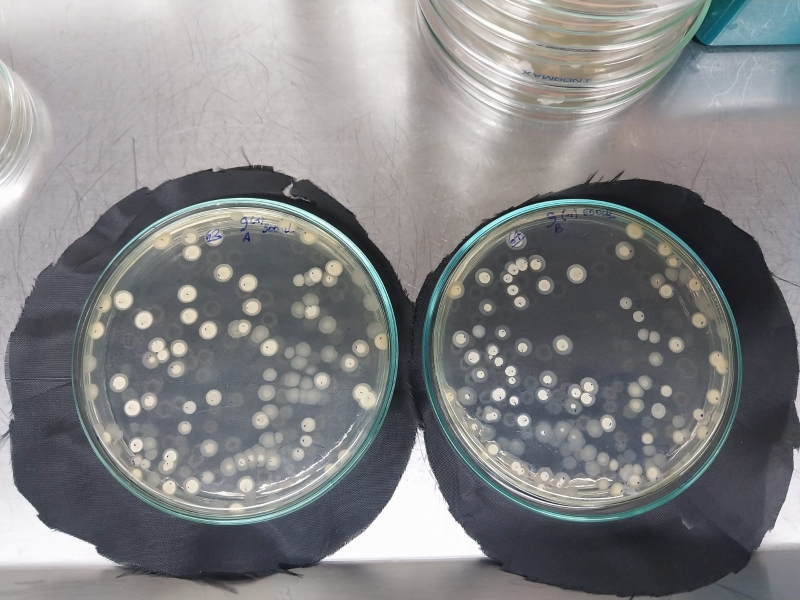
#> input picture images/placas/actinomicetos_1.jpeg, 1600 x 1200 px (shown at 1/2 size); its folder holds only this picture in this run
$ python embed_panels.py
#> lines starting #> are read from the running program, lines starting #| are printed output that depends on the picture; after the words box and inside, x2 and y2 are one past the last pixel; in counts of white or black regions, pixels touching at a corner belong together
"""
Genera paneles 3-columna por placa (Original | CLAHE | Segmentacion)
y los embebe como outputs en cellsam_actinomicetos_clean.ipynb.
La columna de segmentacion usa los PNGs ya generados en results/colonies/.
"""
import json
import base64
import io
import numpy as np
import cv2
import matplotlib
matplotlib.use('Agg')
import matplotlib.pyplot as plt
from pathlib import Path

IMAGES_DIR = Path(r'c:\Users\Sol\cellsam_project\cellsam\images\placas')
RESULTS_DIR = Path(r'c:\Users\Sol\cellsam_project\cellsam\results\colonies')
NB_PATH = Path(r'c:\Users\Sol\cellsam_project\cellsam\notebooks\cellsam_actinomicetos_clean.ipynb')

GT = {
    'actinomicetos_1': (63, 64), 'actinomicetos_2': (63, 64),
    'actinomicetos_3': (57, 60), 'actinomicetos_4': (42, 68),
    'actinomicetos_5': (30, 25), 'actinomicetos_6': (49, 62),
    'actinomicetos_7': (68, 67), 'actinomicetos_8': (24, 13),
}

CELLSAM_COUNTS = {
    'actinomicetos_1': (66, 68), 'actinomicetos_2': (66, 68),
    'actinomicetos_3': (64, 62), 'actinomicetos_4': (43, 66),
    'actinomicetos_5': (17, 35), 'actinomicetos_6': (49, 37),
    'actinomicetos_7': (54, 72), 'actinomicetos_8': (25, 12),
}
SEG_DIR = Path(r'c:\Users\Sol\cellsam_project\cellsam\results\colonias\experimentos\07_scout_adaptivo')


def detect_plates(img_bgr):
    h, w = img_bgr.shape[:2]
    portrait = h > w
    plates = []
    for i in range(2):
        if portrait:
            y0, y1 = i * h // 2, (i + 1) * h // 2
            half = img_bgr[y0:y1, :]
            ox, oy = 0, y0
        else:
            x0, x1 = i * w // 2, (i + 1) * w // 2
            half = img_bgr[:, x0:x1]
            ox, oy = x0, 0
        hh, hw = half.shape[:2]
        gray = cv2.cvtColor(half, cv2.COLOR_BGR2GRAY)
        blurred = cv2.GaussianBlur(gray, (21, 21), 0)
        circles = cv2.HoughCircles(
            blurred, cv2.HOUGH_GRADIENT, dp=1.2,
            minDist=max(hh, hw), param1=60, param2=25,
            minRadius=int(min(hh, hw) * 0.30),
            maxRadius=int(min(hh, hw) * 0.52),
        )
        if circles is not None:
            best = np.round(circles[0][0]).astype(int)
            cx, cy, r = int(best[0]) + ox, int(best[1]) + oy, int(best[2])
        else:
            cx, cy, r = hw // 2 + ox, hh // 2 + oy, int(min(hh, hw) * 0.43)
        plates.append((cx, cy, r))
    return plates


def crop_plate(img_bgr, cx, cy, r, shrink=1.0):
    r_use = int(r * shrink)
    x1 = max(0, cx - r_use)
    y1 = max(0, cy - r_use)
    x2 = min(img_bgr.shape[1], cx + r_use)
    y2 = min(img_bgr.shape[0], cy + r_use)
    crop = img_bgr[y1:y2, x1:x2].copy()
    hc, wc = crop.shape[:2]
    mask = np.zeros((hc, wc), dtype=np.uint8)
    cv2.circle(mask, (cx - x1, cy - y1), r_use, 255, -1)
    crop[mask == 0] = 0
    return crop, mask


def apply_clahe(crop_bgr, plate_mask):
    lab = cv2.cvtColor(crop_bgr, cv2.COLOR_BGR2LAB)
    clahe = cv2.createCLAHE(clipLimit=2.0, tileGridSize=(8, 8))
    lab[:, :, 0] = clahe.apply(lab[:, :, 0])
    enhanced = cv2.cvtColor(lab, cv2.COLOR_LAB2BGR)
    enhanced[plate_mask == 0] = 0
    return cv2.cvtColor(enhanced, cv2.COLOR_BGR2RGB)


def extract_seg_from_postprocess(png_path, plate_idx):
    """
    04_postprocess_on: subplots(2,2), col derecha = segmentacion.
    Detecta el contenido oscuro (fondo negro de placa) para recortar
    exactamente cada placa sin incluir titulos ni separadores.
    """
    img = cv2.imread(str(png_path))
    if img is None:
        return None
    h, w = img.shape[:2]
    right_gray = cv2.cvtColor(img[:, w // 2:], cv2.COLOR_BGR2GRAY)
    dark_rows  = np.where(right_gray.min(axis=1) < 30)[0]
    if len(dark_rows) == 0:
        y0 = 0 if plate_idx == 0 else h // 2
        y1 = h // 2 if plate_idx == 0 else h
        return cv2.cvtColor(img[y0:y1, w // 2:w], cv2.COLOR_BGR2RGB)
    # Encuentra el gap entre placa A y placa B (salto > 10 filas)
    gaps = np.where(np.diff(dark_rows) > 10)[0]
    if len(gaps) >= 1:
        split_y = dark_rows[gaps[-1]]   # fin del bloque A
        next_y  = dark_rows[gaps[-1]+1] # inicio del bloque B
    else:
        split_y = h // 2
        next_y  = h // 2
    if plate_idx == 0:
        y0 = int(dark_rows[0])
        y1 = int(split_y) + 1
    else:
        y0 = int(next_y)
        y1 = int(dark_rows[-1]) + 1
    return cv2.cvtColor(img[y0:y1, w // 2:w], cv2.COLOR_BGR2RGB)


def fig_to_b64(fig, dpi=110):
    buf = io.BytesIO()
    fig.savefig(buf, format='png', dpi=dpi, bbox_inches='tight')
    buf.seek(0)
    return base64.b64encode(buf.read()).decode('utf-8')


def make_output(b64_str):
    return {
        "output_type": "display_data",
        "metadata": {},
        "data": {
            "image/png": b64_str,
            "text/plain": ["<Figure>"]
        }
    }


# --- Generar paneles y recopilar outputs por imagen ---
panel_outputs = {}  # stem -> list of outputs (one figure per imagen)

for img_path in sorted(IMAGES_DIR.glob('actinomicetos_*.jpeg')):
    stem = img_path.stem
    print(f'Generando paneles para {stem}...')

    img = cv2.imread(str(img_path))
#> img is the input picture: shape (1200, 1600, 3); mean B, G, R 132.2, 131.1, 130.6
    plates = detect_plates(img)
#> the loop in detect_plates, `for i in range(2):` made 2 passes
#> (circles, best, cx, cy, r) on pass 2: ([[349.8, 714.6, 317.5]], [350, 715, 318], 1150, 715, 318)
#> pass 1, in detect_plates, `blurred = cv2.GaussianBlur(gray, (21, 21), 0)`:
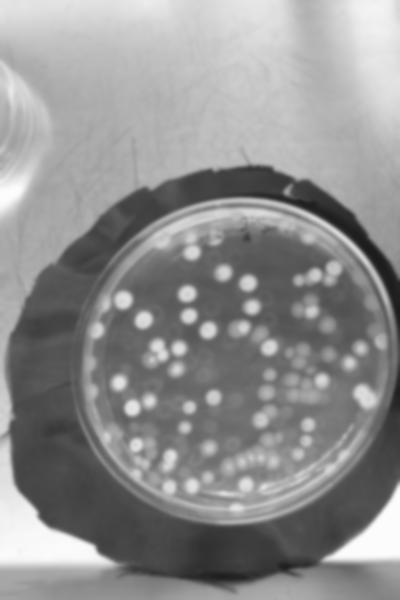
#> blurred: shape (1200, 800) (shown at 1/2 size); min 27, max 253, mean 143.6
#> after the loop in detect_plates, `for i in range(2):`:
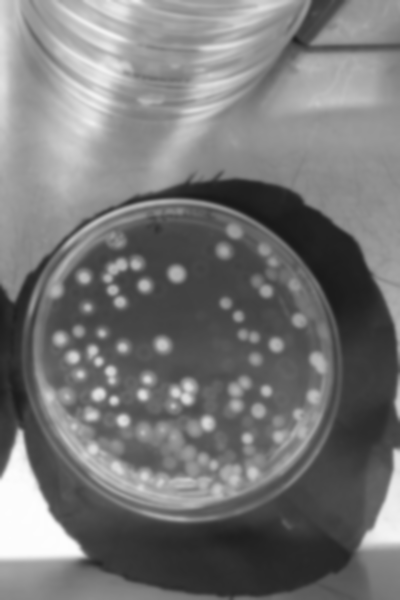
#> blurred: shape (1200, 800) (shown at 1/2 size); min 24, max 253, mean 118.4
#> after the loop in detect_plates, `for i in range(2):`:
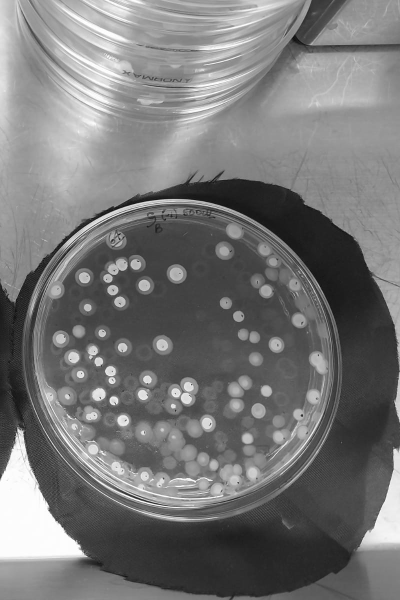
#> gray: shape (1200, 800) (shown at 1/2 size); min 1, max 255, mean 118.4
#> after the loop in detect_plates, `for i in range(2):`: plates = [(483, 713, 319), (1150, 715, 318)]
#> plates = [(483, 713, 319), (1150, 715, 318)]
    counts = CELLSAM_COUNTS.get(stem, (None, None))
    gt_vals = GT.get(stem, (None, None))

    seg_png = SEG_DIR / f'{stem}_count.png'

    fig, axes = plt.subplots(2, 3, figsize=(15, 10))
    fig.suptitle(stem.replace('actinomicetos_', 'Actinomicetos '),
                 fontsize=15, fontweight='bold', y=1.01)

    for col, title in enumerate(['Original', 'Contraste (CLAHE)', 'Segmentacion CellSAM']):
        axes[0, col].set_title(title, fontsize=12, fontweight='bold', pad=10)

    for row, (cx, cy, r) in enumerate(plates):
        placa_id = 'AB'[row]
#> placa_id = 'A'
        gt_v = gt_vals[row] if gt_vals else None
#> gt_v = 63
        cs_v = counts[row] if counts else None
#> cs_v = 66

        crop, pmask = crop_plate(img, cx, cy, r, shrink=1.0)
#> in crop_plate, `r_use = int(r * shrink)`: r_use = 319
#> in crop_plate, `x1 = max(0, cx - r_use)`: x1 = 164
#> in crop_plate, `y1 = max(0, cy - r_use)`: y1 = 394
#> in crop_plate, `x2 = min(img_bgr.shape[1], cx + r_use)`: x2 = 802
#> in crop_plate, `y2 = min(img_bgr.shape[0], cy + r_use)`: y2 = 1032
#> in crop_plate, `cv2.circle(mask, (cx - x1, cy - y1), r_use, 255, -1)`:
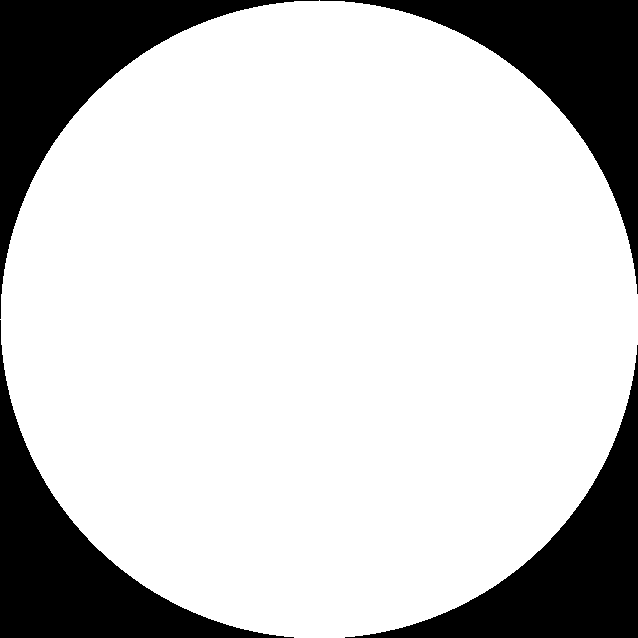
#> mask: shape (638, 638); 78.5% white; 4 black regions, box (x1, y1, x2, y2) and area: (0, 0, 319, 319) 22164, (320, 0, 638, 294) 21845, (0, 320, 294, 638) 21845, (345, 345, 638, 638) 21527
#> in crop_plate, `crop[mask == 0] = 0`:
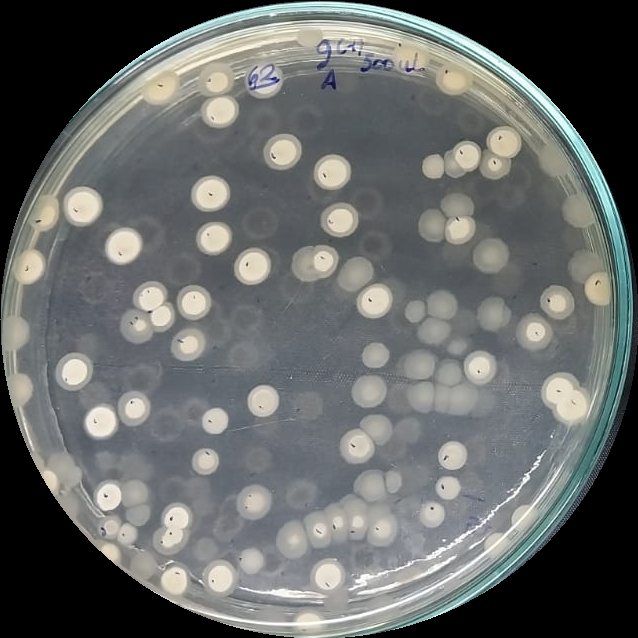
#> crop: shape (638, 638, 3); mean B, G, R 103.4, 104.6, 101.8
        original_rgb = cv2.cvtColor(crop, cv2.COLOR_BGR2RGB)
        original_rgb[pmask == 0] = 0
        clahe_rgb = apply_clahe(crop, pmask)
#> in apply_clahe, `enhanced = cv2.cvtColor(lab, cv2.COLOR_LAB2BGR)`:
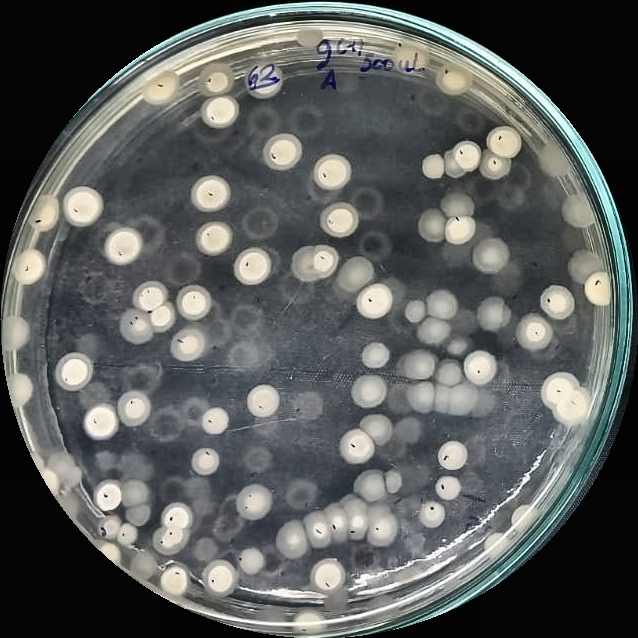
#> enhanced: shape (638, 638, 3); mean B, G, R 91.4, 92.8, 90

        axes[row, 0].imshow(original_rgb)
        axes[row, 1].imshow(clahe_rgb)

        seg_img = extract_seg_from_postprocess(seg_png, row)
        if seg_img is not None:
            axes[row, 2].imshow(seg_img)
        else:
            axes[row, 2].text(0.5, 0.5, 'No disponible',
                              ha='center', va='center', transform=axes[row, 2].transAxes)

        axes[row, 0].set_ylabel(f'Placa {placa_id}', fontsize=12,
                                fontweight='bold', labelpad=10)

        gt_str = f'GT = {gt_v}' if gt_v is not None else ''
#> gt_str = 'GT = 63'
        cs_str = f'CellSAM = {cs_v}' if cs_v is not None else ''
#> cs_str = 'CellSAM = 66'
        axes[row, 2].set_xlabel(f'{cs_str}    {gt_str}', fontsize=10, labelpad=6)

        for ax in axes[row]:
            ax.set_xticks([])
            ax.set_yticks([])
#> this loop made 3 passes

    plt.tight_layout()
    b64 = fig_to_b64(fig, dpi=110)
#> in fig_to_b64, `fig.savefig(buf, format='png', dpi=dpi, bbox_inches='tight')`:
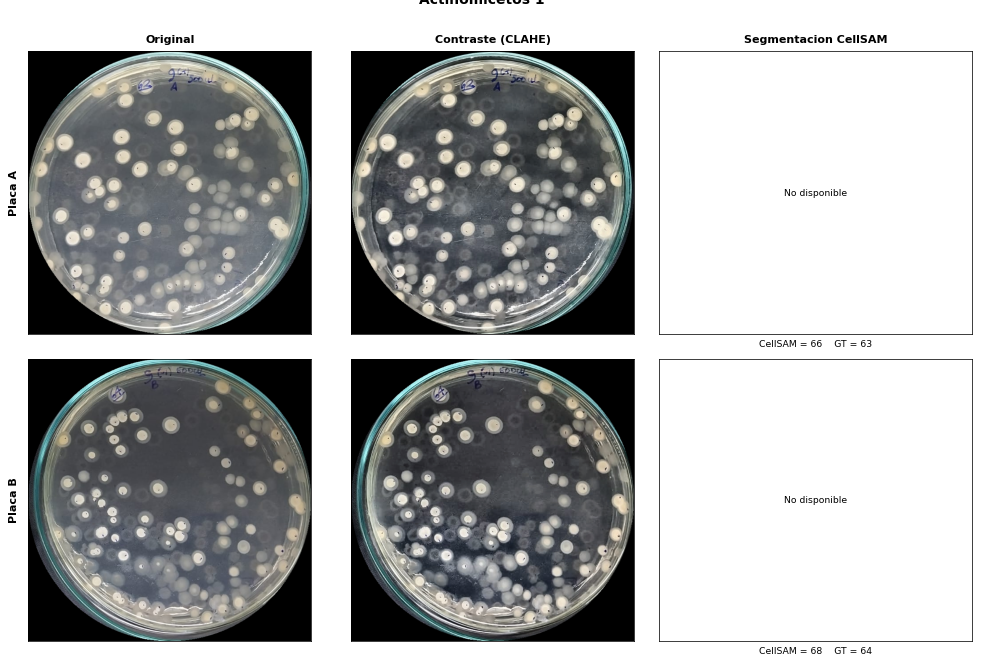
#> figure drawn by matplotlib, 4 panels
    plt.close(fig)

    panel_outputs[stem] = [make_output(b64)]
    print(f'  OK ({len(b64) // 1024} KB)')

# --- Embeberlos en el notebook ---
#> (the run stopped early here; a loop or call above may not have finished)

$ run again, on images/placas/actinomicetos_5.jpeg
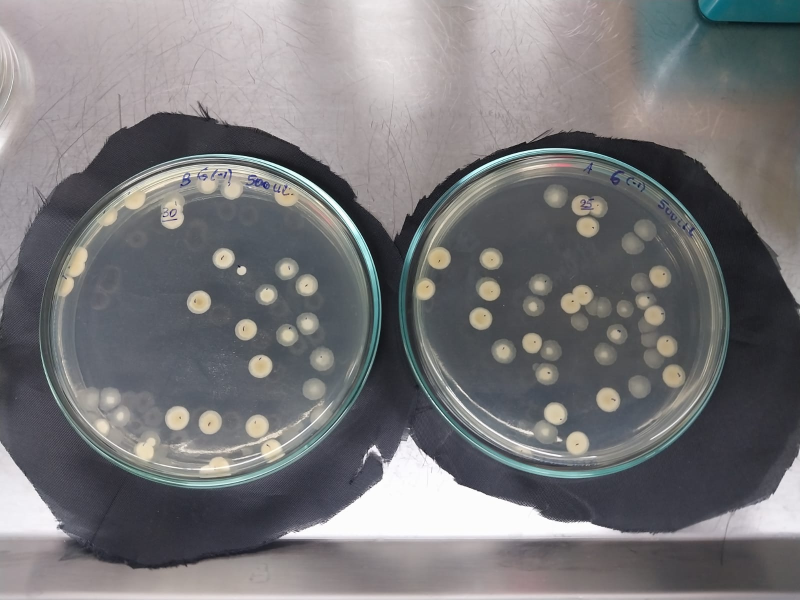
#> input picture images/placas/actinomicetos_5.jpeg, 1600 x 1200 px (shown at 1/2 size)
#> img is the input picture: shape (1200, 1600, 3); mean B, G, R 121, 119, 119.9
#> the loop in detect_plates, `for i in range(2):` made 2 passes
#> (circles, best, cx, cy, r) on pass 2: ([[345, 642.6, 313.6]], [345, 643, 314], 1145, 643, 314)
#> after the loop in detect_plates, `for i in range(2):`:
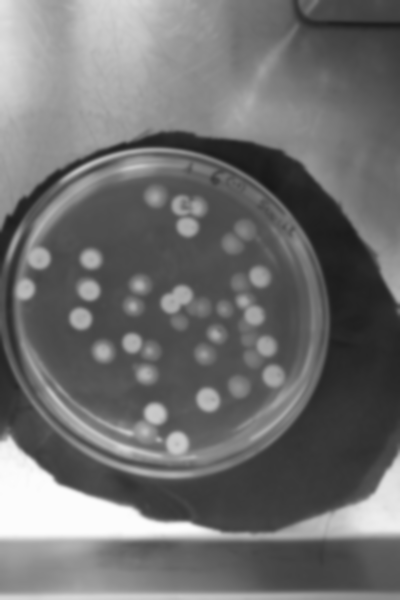
#> blurred: shape (1200, 800) (shown at 1/2 size); min 23, max 252, mean 111.4
#> after the loop in detect_plates, `for i in range(2):`: plates = [(431, 645, 318), (1145, 643, 314)]
#> placa_id = 'A'
#> gt_v = 30
#> cs_v = 17
#> r_use = 318
#> in crop_plate, `x1 = max(0, cx - r_use)`: x1 = 113
#> y1 = 327
#> x2 = 749
#> y2 = 963
#> mask: shape (636, 636); 78.5% white; 4 black regions, box (x1, y1, x2, y2) and area: (0, 0, 318, 318) 22030, (319, 0, 636, 293) 21712, (0, 319, 293, 636) 21712, (344, 344, 636, 636) 21395
#> gt_str = 'GT = 30'
#> cs_str = 'CellSAM = 17'
#> the loop `for ax in axes[row]:` made 3 passes
#> in fig_to_b64, `fig.savefig(buf, format='png', dpi=dpi, bbox_inches='tight')`:
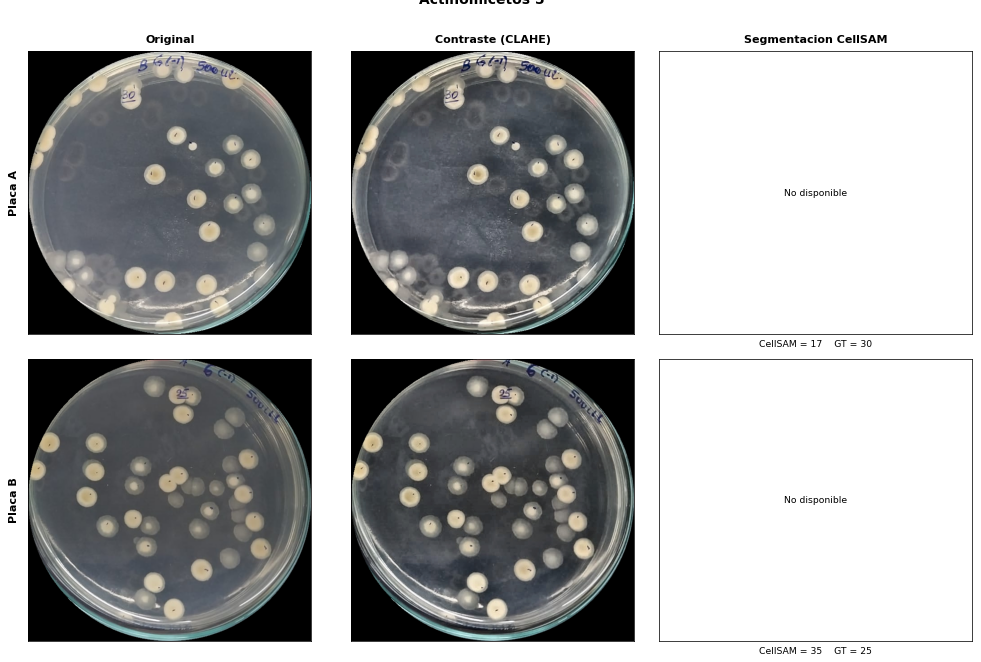
#> figure drawn by matplotlib, 4 panels

$ run again, on images/placas/actinomicetos_6.jpeg
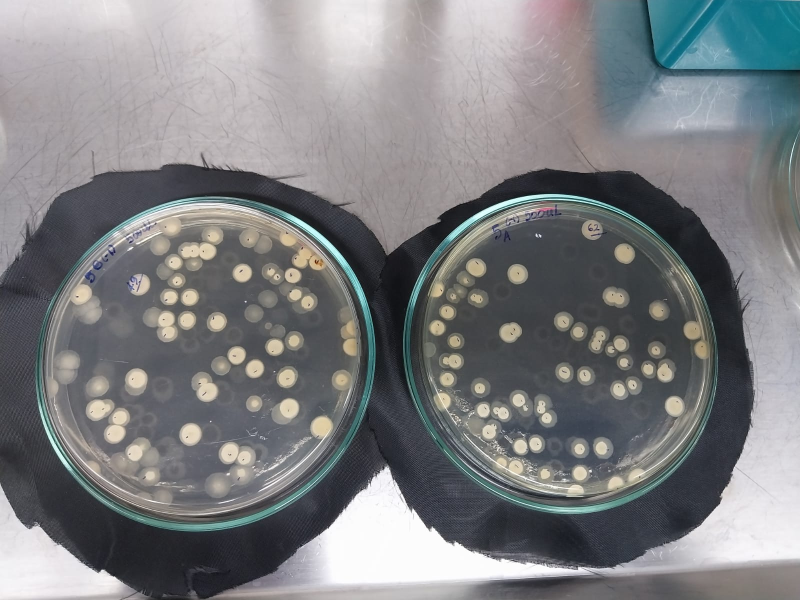
#> input picture images/placas/actinomicetos_6.jpeg, 1600 x 1200 px (shown at 1/2 size)
#> img is the input picture: shape (1200, 1600, 3); mean B, G, R 129.3, 126.9, 125.2
#> the loop in detect_plates, `for i in range(2):` made 2 passes
#> (circles, best, cx, cy, r) on pass 2: ([[341.4, 731.4, 295]], [341, 731, 295], 1141, 731, 295)
#> after the loop in detect_plates, `for i in range(2):`:
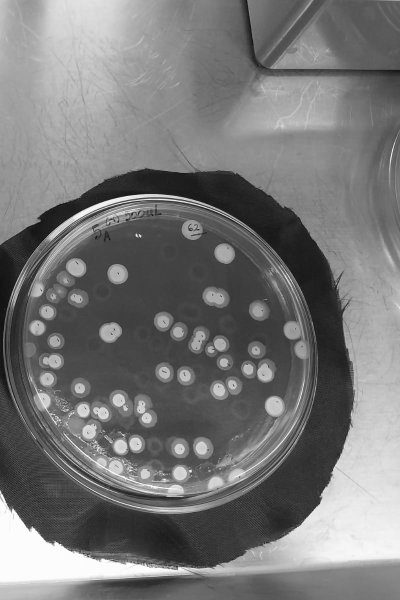
#> gray: shape (1200, 800) (shown at 1/2 size); min 0, max 255, mean 119.2
#> after the loop in detect_plates, `for i in range(2):`: plates = [(387, 741, 321), (1141, 731, 295)]
#> placa_id = 'A'
#> gt_v = 49
#> r_use = 321
#> in crop_plate, `x1 = max(0, cx - r_use)`: x1 = 66
#> y1 = 420
#> x2 = 708
#> y2 = 1062
#> mask: shape (642, 642); 78.5% white; 4 black regions, box (x1, y1, x2, y2) and area: (0, 0, 321, 321) 22453, (322, 0, 642, 296) 22132, (0, 322, 296, 642) 22132, (347, 347, 642, 642) 21812
#> gt_str = 'GT = 49'
#> cs_str = 'CellSAM = 49'
#> the loop `for ax in axes[row]:` made 3 passes
#> in fig_to_b64, `fig.savefig(buf, format='png', dpi=dpi, bbox_inches='tight')`:
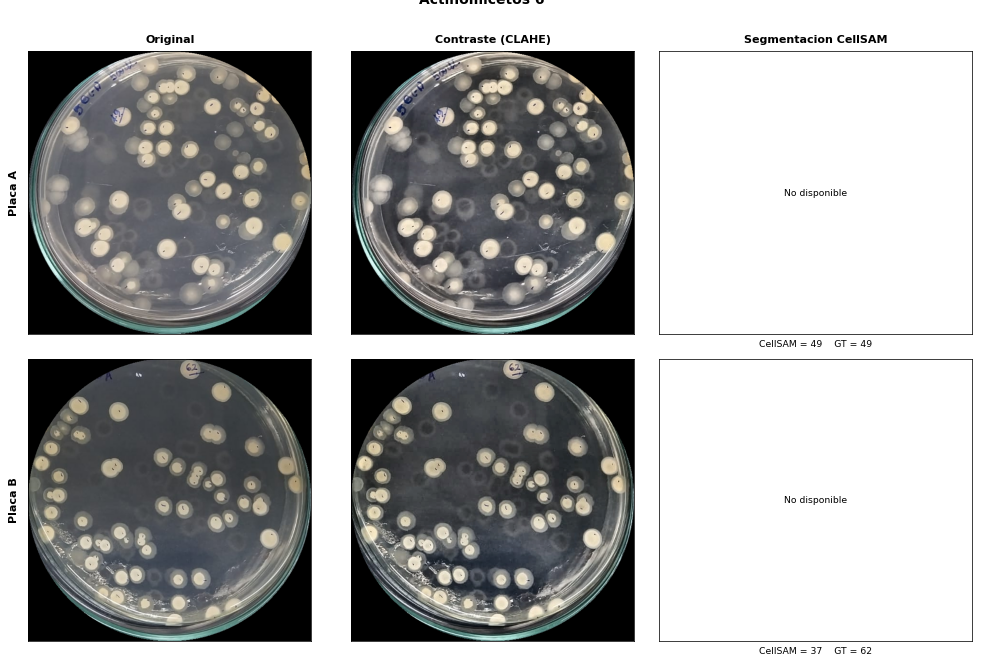
#> figure drawn by matplotlib, 4 panels
